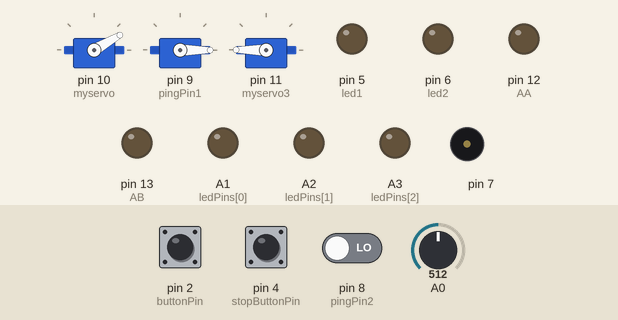
A sketch run on a simulated Arduino Uno, built with avr-gcc and run on an emulated ATmega328P. On the bench: 3 × servo, output pins drawn as LEDs (lit = HIGH), buzzer (waves = sounding). The test bench sets the inputs (shaded band); at power-on: pin 4 (stopButtonPin) LOW, pin 2 (buttonPin) LOW, pin 8 (pingPin2) LOW, A0 = 512. What the sketch prints to the serial monitor is not drawn.

Above: at 1.5 s.
1.6 s: pin 4 (stopButtonPin) pulled HIGH for 0.15 s
At 3.2 s:
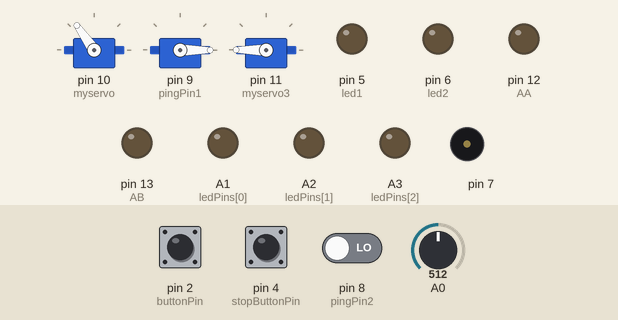
At 9.0 s:
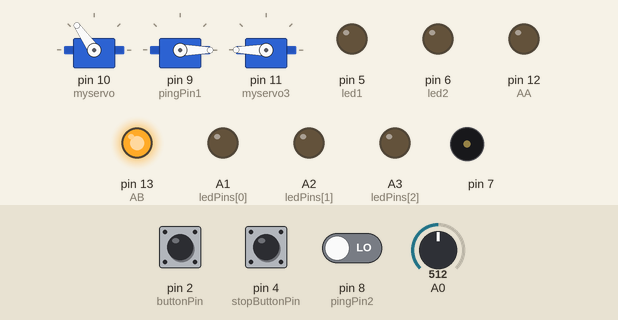
Timing chart, 0 to 25.3 s (numbered marks = the images above; inputs shaded):
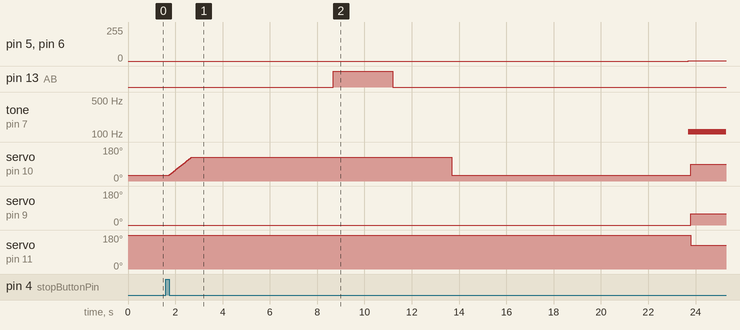

Measured:
- after the input at 1.6 s, pin 5 (led1), pin 6 (led2): 0/255 → 1/255 after 22.1 s; pin 13 (AB): LOW → HIGH after 7.1 s, → LOW 2.5 s later; tone on pin 7: silent → 110 Hz after 22.1 s; servo on pin 9 (pingPin1): 0° → 60° after 22.2 s; servo on pin 11 (myservo3): 180° → 125° after 22.2 s

The sketch:

test_work.ino
```cpp
#include "pitches.h"
#include <Servo.h>

//윤형우 코드에 필요한 변수
int buttonPin = 2;
int stopButtonPin = 4;
int ledPins[] = {A1, A2, A3};
int buttonState = 0;
int lastButtonState = 0;
int stopButtonState = 0;
int inputCount = 0;
int maxCount;
int temp;


//변성훈 코드에 필요한 변수
int boozer = NOTE_A2;
int notes[] = {NOTE_C4, NOTE_G3, NOTE_G3, NOTE_A3, NOTE_G3, 0, NOTE_B3, NOTE_C4};
int noteDurations[] = {4, 8, 8, 4, 4, 4, 4, 4};

//김성현 코드에 필요한 변수
const int pingPin1 = 9; //trig
const int pingPin2 = 8; // echo
int PressSensor = 1000;
int led1 = 5;
int led2 = 6;
int drink_count = 0;

//나동현 코드에 필요한 변수
Servo myservo;
Servo myservo2;
Servo myservo3;
int val;
int bcount = 0;
int AA = 12;  // AA를 연결한 디지털 핀
int AB = 13;   // AB를 연결한 디지털 핀

//주량 넘길경우 경보음을 출력하는 함수
void booz(int drink_capacity, int toast_count)
{

  if (toast_count == drink_capacity) //주량에 도달했을 때
  {
    //그만 마시자고 이야기한다. -> 일단 멜로디로 구성함
    for (int thisNote = 0; thisNote < 9; thisNote++)
    {
      int noteDuration = 1000 / noteDurations[thisNote];
      tone(7, notes[thisNote], noteDuration);

      int pauseBetweenNotes = noteDuration * 1.30;
      delay(pauseBetweenNotes);

      noTone(7);
    }
  }
  else //주량을 넘겼을 때
  {
    //부저를 울린다
    tone(7, boozer, 2000);
  }
}

long microsecondsToCentimeters(long microseconds) {
  return microseconds / 29 / 2;
}

void cheers() {
  int total = maxCount * 8; // 한 병에 8잔으로 계산
  int brightness = 255 / total;


  analogWrite(led1, drink_count * brightness);
  analogWrite(led2, drink_count * brightness);

  if (digitalRead(8) == HIGH || PressSensor < 1000) {
    Serial.println("버튼눌림/진동센서 인식");
    if (drink_count > total) {
      analogWrite(led1, HIGH);
      analogWrite(led2, HIGH);
      booz(total, drink_count); //
    }
  }

  //Serial.println(PressSensor);
  delay(100);
}

void setup() {
  //윤형우 코드에 필요한 셋업
  pinMode(buttonPin, INPUT);
  pinMode(ledPins[0], OUTPUT);
  pinMode(ledPins[1], OUTPUT);
  pinMode(ledPins[2], OUTPUT);
  Serial.begin(9600);

  Serial.println(maxCount);

  //김성현 코드 셋업
  pinMode(pingPin1, OUTPUT);
  pinMode(pingPin2, INPUT);
  pinMode(led1, OUTPUT);
  pinMode(led2, OUTPUT);


  //나동현 코드 셋업
  myservo.attach(10);
  myservo2.attach(9);
  myservo3.attach(11);
  pinMode(AA, OUTPUT);  // AA를 출력 핀으로 설정
  pinMode(AB, OUTPUT);  // AB를 출력 핀으로 설정
  pinMode(8, INPUT);

  //초기화

  myservo.write(30);
  myservo2.write(0);
  myservo3.write(180);
  Serial.println("서보모터 초기화");
  delay(500);
  //water(1800);
  Serial.println("주량 입력");
  maxCount = inputBottles();
  Serial.println("주량 입력 받음");
  temp = maxCount;

}

void loop() {
  PressSensor = analogRead(A0);
  cheers();
  Serial.println(drink_count);
  Serial.println(PressSensor);
  robotMotor(PressSensor, drink_count, maxCount);

}

int inputBottles() {
  while (1) {
    stopButtonState = digitalRead(stopButtonPin);
    if (stopButtonState != 0) break;
    buttonState = digitalRead(buttonPin);
    delay(100);
    if (buttonState != lastButtonState) {
      if (buttonState == HIGH) {
        digitalWrite(ledPins[inputCount], HIGH);
        inputCount++;
      }
    }
    lastButtonState = buttonState;
  }
  return inputCount;
}

void robotMotor(int PressSensor, int count, int maxCount) {
  //대기모드
  if (count > maxCount * 8) {
    myservo.write(90);
    myservo2.write(60);
    myservo3.write(125);
    Serial.println("대기");
    delay(15);
  }
  //건배모드
  else {

    delay(15);

    //마시기모드
    if (digitalRead(8) == HIGH || PressSensor < 1000) {
      //myservo.write(120);
      for (int i = 30; i <= 125; i++) {
        myservo.write(i);
        delay(10);
      }
      myservo2.write(0);
      myservo3.write(180);
      delay(6000);
      Serial.println("마시기");
      water(2500);
      Serial.println("워터펌프작동");
      drink_count++;
      Serial.println("drink_count++");
      myservo.write(30);
      myservo2.write(0);
      myservo3.write(180);
      Serial.println("건배"); myservo.write(30);
      myservo2.write(0);
      myservo3.write(180);
      Serial.println("건배");
      if (drink_count % 8 == 0 && drink_count != 0) {
        Serial.println("실행 됨");
        digitalWrite(ledPins[temp - 1], LOW);
        temp--;
      }
      delay(10000);
      Serial.println("딜레이 실행됨");
    }
  }
}


void water(int time)
{
  digitalWrite(AA, LOW);  // 정방향으로 모터 회전
  digitalWrite(AB, HIGH);
  delay(time);
  digitalWrite(AA, LOW);
  digitalWrite(AB, LOW);
  delay(time);
  return; // time ms 동안 상태 유지(1000ms = 5s)
}
```
